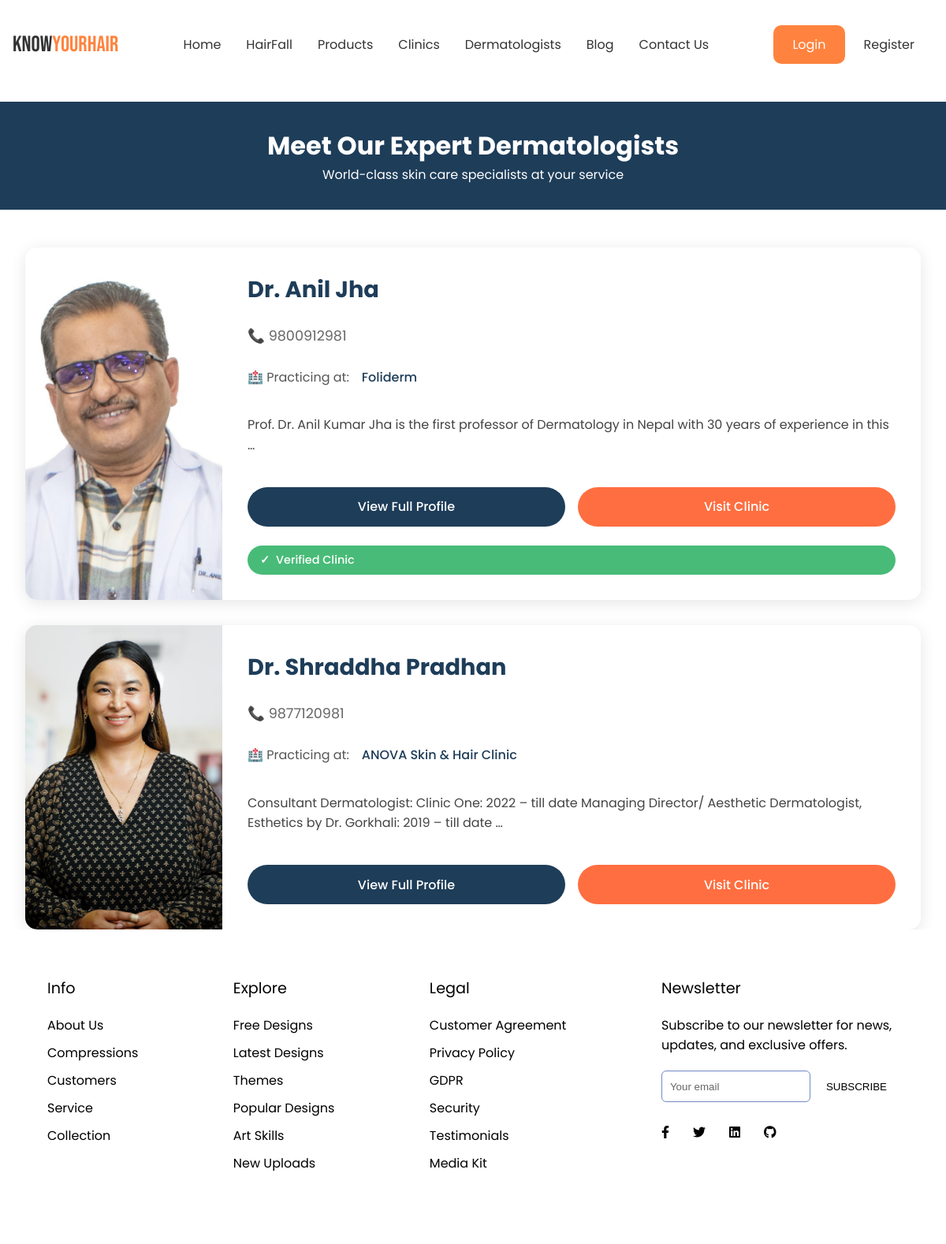
/clinic/dermatologists/, run on the app's committed database.
### clinic/models.py (models this page shows, shortened)
class Dermatologist(models.Model):
    id = models.AutoField(primary_key=True)
    first_name = models.CharField(max_length=100)
    last_name = models.CharField(max_length=100)
    About = models.TextField()
    image = models.ImageField(upload_to='dermatologist_images/', blank=True, null=True)
    clinic = models.ForeignKey(Clinic, on_delete=models.CASCADE, related_name="dermatologists")
    phoneNum = models.CharField(max_length=100)
    total_experience = models.IntegerField()

class Clinic(models.Model):
    STATUS_CHOICES = [
        ('Pending', 'Pending'),
        ('Approved', 'Approved'),
        ('Rejected', 'Rejected'),
    ]
    id = models.AutoField(primary_key=True)
    name = models.CharField(max_length=100)
    description = models.TextField()
    date_posted = models.DateTimeField(default=timezone.now)
    author = models.ForeignKey(User, on_delete=models.CASCADE)
    image = models.ImageField(upload_to='clinics_images/', blank=True, null=True)
    address = models.CharField(max_length=100)
    opening_time = models.CharField(max_length=100)
    closing_time = models.CharField(max_length=100)
    phoneNum = models.CharField(max_length=100)
    status = models.CharField(max_length=15, choices=STATUS_CHOICES, default='Pending')

### clinic/views.py (the view)
# urls.py: path('dermatologists/', AllDermatologistListView.as_view(), name='dermatologist'),
class AllDermatologistListView(ListView):
    model = Dermatologist
    template_name = 'clinic/Dermatologist.html'
    context_object_name = 'dermatologists'
    paginate_by = 6
    def get_queryset(self):
        return Dermatologist.objects.all().select_related('clinic')

### clinic/templates/clinic/Dermatologist.html
{% extends 'base/base.html' %}
{% load static %}
{% block dermatologist_page_css %}
<link rel="stylesheet" type="text/css" href="{% static 'clinic/css/dermatologist_page.css' %}">
{% endblock %}
{% block search_css %}
<link rel="stylesheet" type="text/css" href="{% static 'product/css/searchBar.css' %}">
{% endblock %}
{% block content %}
    <header class="header">
        <h1>Meet Our Expert Dermatologists</h1>
        <p>World-class skin care specialists at your service</p>
    </header>
    <div class="container-derma">
        <div class="doctor-cards">
            {% for dermatologist in dermatologists %}
                <div class="doctor-card">
                    <div class="doctor-image">
                        {% if dermatologist.image %}
                            <img src="{{ dermatologist.image.url }}" alt="Dr. {{ dermatologist.first_name }} {{ dermatologist.last_name }}">
                        {% else %}
                            <img src="/api/placeholder/250/300" alt="Dr. {{ dermatologist.first_name }} {{ dermatologist.last_name }}">
                        {% endif %}
                    </div>
                    <div class="doctor-info">
                        <h2 class="doctor-name">Dr. {{ dermatologist.first_name }} {{ dermatologist.last_name }}</h2>
                        <div class="doctor-contact">📞 {{ dermatologist.phoneNum }}</div>
                        <div class="doctor-clinic">
                            <span>🏥 Practicing at:</span>
                            <a href="{% url 'clinic-detail' dermatologist.clinic.id %}" class="clinic-link">
                                {{ dermatologist.clinic.name }}
                            </a>
                        </div>
                        <p class="doctor-about">{{ dermatologist.About|truncatewords:20 }}</p>
                        <div class="action-buttons">
                            <a href="{% url 'dermatologist-detail' dermatologist.id %}" class="view-profile">View Full Profile</a>
                            <a href="{% url 'clinic-detail' dermatologist.clinic.id %}" class="visit-clinic">Visit Clinic</a>
                        </div>
                        {% if dermatologist.clinic.status == 'Approved' %}
                            <div class="clinic-status approved">Verified Clinic</div>
                        {% endif %}
                    </div>
                </div>
            {% empty %}
                <p>No dermatologists found.</p>
            {% endfor %}
        </div>
    </div>
{% endblock content %}

### base/static/base/css/footer.css (style rules this page uses)
html, body { height: 100%; margin: 0; display: flex; flex-direction: column; }

### clinic/static/clinic/css/dermatologist_page.css (style rules this page uses)
:root { --primary-blue: #1e3d59; --primary-orange: #ff6e40; --light-orange: #fff0eb; --gradient-bg: linear-gradient(135deg, var(--primary-blue), #2d5d8b); }
.header { background: var(--primary-blue); color: white; padding: 2rem; text-align: center; margin-top: 3rem; margin-bottom: 3rem; }
.container-derma { max-width: 1200px; margin: auto; padding: 0 2rem; }
.doctor-cards { display: flex; flex-direction: column; gap: 2rem; }
.doctor-card { background: white; border-radius: 15px; overflow: hidden; display: flex; box-shadow: 0 4px 20px rgba(0,0,0,0.1); transition: transform 0.3s ease, box-shadow 0.3s ease; }
.doctor-image { width: 250px; flex-shrink: 0; }
.doctor-image img { width: 100%; height: 100%; object-fit: cover; }
.doctor-info { padding: 2rem; flex-grow: 1; display: flex; flex-direction: column; gap: 1rem; }
.doctor-name { color: var(--primary-blue); font-size: 1.8rem; margin-bottom: 0.5rem; }
.doctor-contact { color: #666; display: flex; align-items: center; gap: 0.5rem; font-size: 1.1rem; }
.doctor-about { color: #444; line-height: 1.6; margin: 0.5rem 0; }
.doctor-clinic { margin: 0.5rem 0; font-size: 1rem; color: #555; display: flex; align-items: center; gap: 0.5rem; }
.clinic-link { color: var(--primary-blue); text-decoration: none; font-weight: 500; transition: all 0.3s ease; padding: 0.2rem 0.5rem; border-radius: 4px; }
.action-buttons { display: flex; gap: 1rem; margin-top: 1rem; }
.action-buttons a { flex: 1; text-align: center; padding: 0.8rem 1.5rem; border-radius: 25px; font-weight: 500; transition: all 0.3s ease; text-decoration: none; }
.view-profile { background: var(--primary-blue); color: white; }
.visit-clinic { background: var(--primary-orange); color: white; }
.clinic-status { margin-top: 0.5rem; padding: 0.5rem 1rem; border-radius: 20px; font-size: 0.9rem; display: inline-flex; align-items: center; gap: 0.5rem; font-weight: 500; }
.clinic-status.approved { background: #48bb78; color: white; }
.clinic-status.approved::before { content: "✓"; font-weight: bold; }

### base/static/base/css/home.css (style rules this page uses)
:root { --primary-color: #ff833e; --primary-color-dark: #db6f35; --text-dark: #333333; --text-light: #767268; --white: #ffffff; --max-width: 1200px; --header-font: "Bebas Neue", sans-serif; }
* { padding: 0; margin: 0; box-sizing: border-box; }
img { display: flex; width: 100%; }
a { text-decoration: none; transition: 0.3s; }
body { font-family: "Poppins", sans-serif; }

### data on the page
Dermatologist: image (picture), first_name "Anil", last_name "Jha", phoneNum "9800912981", clinic.name "Foliderm", About "Prof. Dr. Anil Kumar Jha is the first professor of Dermatology in Nepal with 30 years of experience in this …", shows "Verified Clinic"
Dermatologist: image (picture), first_name "Shraddha", last_name "Pradhan", phoneNum "9877120981", clinic.name "ANOVA Skin & Hair Clinic", About "Consultant Dermatologist: Clinic One: 2022 – till date Managing Director/ Aesthetic Dermatologist, Esthetics by Dr. Gorkhali: 2019 – till date …"
